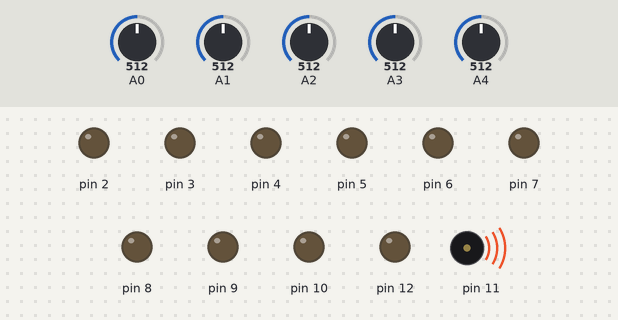
Bench run of a sketch on a simulated Arduino Uno, built with avr-gcc and run on an emulated ATmega328P. Parts: output pins drawn as LEDs (lit = HIGH), buzzer (waves = sounding). The test bench sets the inputs (shaded band); at power-on: A0 = 512, A1 = 512, A2 = 512, A3 = 512, A4 = 512.

Above: at 0.1 s.
At 32.5 s:
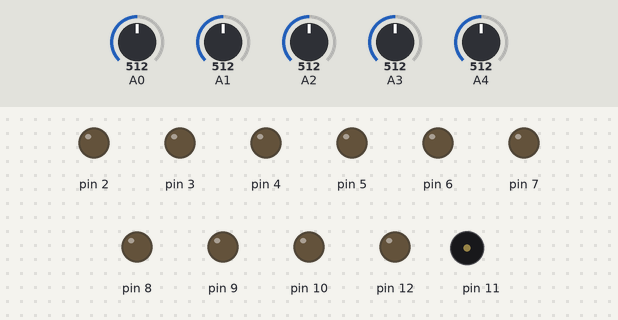
Timing chart, 0 to 34.0 s (numbered marks = the images above):
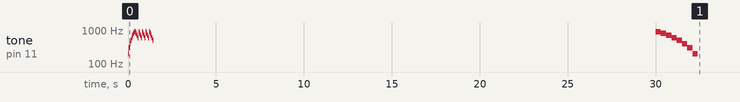

The sketch:

photocell_lights.ino
```cpp
//lights
int purpleLightsOn = 1;
int redLightsOn = 1;
int blueLightsOn = 1;
int greenLightsOn = 1;
int orangeLightsOn = 1;

//blink
int lights = 1;

int roomLight = 250;
long gameTime = 30000;
long startBlinkTime = 2 * gameTime / 3;
int blinkInterval = 200;
long currentMillis;
long previousMillis = startBlinkTime;

//sound
int duration = 50;
int endDuration = 300;


void setup() {
  //sound
  pinMode(11, OUTPUT);

  //purple monster
  pinMode(2, OUTPUT);
  pinMode(3, OUTPUT);

  //red monster
  pinMode(4, OUTPUT);
  pinMode(5, OUTPUT);

  //blue monster
  pinMode(6, OUTPUT);
  pinMode(7, OUTPUT);

  //green monster
  pinMode(8, OUTPUT);
  pinMode(9, OUTPUT);

  //orange monster
  pinMode(10, OUTPUT);
  pinMode(12, OUTPUT);
}

void loop() {
  //game starts!
  if (millis() < startBlinkTime) {

    //start sound
    if (millis() < 400) {
      tone(11, 200, duration);
      delay(duration);
      tone(11, 300, duration);
      delay(duration);
      tone(11, 400, duration);
      delay(duration);
      tone(11, 500, duration);
      delay( duration);
      tone(11, 600, duration);
      delay(duration);
      tone(11, 700, duration);
      delay(duration);
      tone(11, 800, duration);
      delay(duration);
      tone(11, 900, duration);
      delay(duration);
    }


    //purple monster
    int sensorPurple = analogRead(A4);
    if (sensorPurple > roomLight && purpleLightsOn == 1) {
      purpleLightsOn = 0;
      tone(11, 900, duration);
      delay(duration);
      tone(11, 800, duration);
      delay(duration);
      tone(11, 700, duration);
      delay(duration);
      tone(11, 600, duration);
      delay(duration);
      tone(11, 500, duration);
    }
    digitalWrite(2, purpleLightsOn);
    digitalWrite(3, purpleLightsOn);


    //red monster
    int sensorRed = analogRead(A3);
    if (sensorRed > roomLight && redLightsOn == 1) {
      redLightsOn = 0;
      tone(11, 900, duration);
      delay(duration);
      tone(11, 800, duration);
      delay(duration);
      tone(11, 700, duration);
      delay(duration);
      tone(11, 600, duration);
      delay(duration);
      tone(11, 500, duration);
    }
    digitalWrite(4, redLightsOn);
    digitalWrite(5, redLightsOn);


    //blue monster
    int sensorBlue = analogRead(A2);
    if (sensorBlue > roomLight && blueLightsOn == 1) {
      blueLightsOn = 0;
      tone(11, 900, duration);
      delay(duration);
      tone(11, 800, duration);
      delay(duration);
      tone(11, 700, duration);
      delay(duration);
      tone(11, 600, duration);
      delay(duration);
      tone(11, 500, duration);
    }
    digitalWrite(6, blueLightsOn);
    digitalWrite(7, blueLightsOn);


    //green monster

    int sensorGreen = analogRead(A1);
    if (sensorGreen > roomLight && greenLightsOn == 1) {
      greenLightsOn = 0;
      tone(11, 900, duration);
      delay(duration);
      tone(11, 800, duration);
      delay(duration);
      tone(11, 700, duration);
      delay(duration);
      tone(11, 600, duration);
      delay(duration);
      tone(11, 500, duration);
    }
    digitalWrite(8, greenLightsOn);
    digitalWrite(9, greenLightsOn);


    //orange monster

    int sensorOrange = analogRead(A0);
    if (sensorOrange > roomLight && orangeLightsOn == 1) {
      orangeLightsOn = 0;
      tone(11, 900, duration);
      delay(duration);
      tone(11, 800, duration);
      delay(duration);
      tone(11, 700, duration);
      delay(duration);
      tone(11, 600, duration);
      delay(duration);
      tone(11, 500, duration);
    }
    digitalWrite(10, orangeLightsOn);
    digitalWrite(12, orangeLightsOn);

  }

  // lights start blinking!
  if (millis() >= startBlinkTime && millis() <= gameTime  ) {
    currentMillis = millis();

    //purple monster
    int sensorPurple = analogRead(A4);
    if (sensorPurple > roomLight && purpleLightsOn == 1) {
      purpleLightsOn = 0;
      tone(11, 900, duration);
      delay(duration);
      tone(11, 800, duration);
      delay(duration);
      tone(11, 700, duration);
      delay(duration);
      tone(11, 600, duration);
      delay(duration);
      tone(11, 500, duration);
      digitalWrite(2, purpleLightsOn);
      digitalWrite(3, purpleLightsOn);
    }


    //red monster
    int sensorRed = analogRead(A3);
    if (sensorRed > roomLight && redLightsOn == 1) {
      redLightsOn = 0;
      tone(11, 900, duration);
      delay(duration);
      tone(11, 800, duration);
      delay(duration);
      tone(11, 700, duration);
      delay(duration);
      tone(11, 600, duration);
      delay(duration);
      tone(11, 500, duration);
      digitalWrite(4, redLightsOn);
      digitalWrite(5, redLightsOn);
    }


    //blue monster
    int sensorBlue = analogRead(A2);
    if (sensorBlue > roomLight && blueLightsOn == 1) {
      blueLightsOn = 0;
      tone(11, 900, duration);
      delay(duration);
      tone(11, 800, duration);
      delay(duration);
      tone(11, 700, duration);
      delay(duration);
      tone(11, 600, duration);
      delay(duration);
      tone(11, 500, duration);
      digitalWrite(6, blueLightsOn);
      digitalWrite(7, blueLightsOn);
    }


    //green monster
    int sensorGreen = analogRead(A1);
    if (sensorGreen > roomLight && greenLightsOn == 1) {
      greenLightsOn = 0;
      tone(11, 900, duration);
      delay(duration);
      tone(11, 800, duration);
      delay(duration);
      tone(11, 700, duration);
      delay(duration);
      tone(11, 600, duration);
      delay(duration);
      tone(11, 500, duration);
      digitalWrite(8, greenLightsOn);
      digitalWrite(9, greenLightsOn);
    }


    //orange monster
    int sensorOrange = analogRead(A0);
    if (sensorOrange > roomLight && orangeLightsOn == 1) {
      orangeLightsOn = 0;
      tone(11, 900, duration);
      delay(duration);
      tone(11, 800, duration);
      delay(duration);
      tone(11, 700, duration);
      delay(duration);
      tone(11, 600, duration);
      delay(duration);
      tone(11, 500, duration);
      digitalWrite(10, orangeLightsOn);
      digitalWrite(12, orangeLightsOn);
    }


    if (currentMillis - previousMillis > blinkInterval ) {
      previousMillis = currentMillis;
      if (lights == 1) {
        lights = 0;
      } else {
        lights = 1;
      }

      //purple lights blink
      if (purpleLightsOn == 1 ) {
        digitalWrite(2, lights);
        digitalWrite(3, lights);
      }


      //red lights blink
      if (redLightsOn == 1 ) {
        digitalWrite(4, lights);
        digitalWrite(5, lights);
      }

      //blue lights blink
      if (blueLightsOn == 1 ) {
        digitalWrite(6, lights);
        digitalWrite(7, lights);
      }

      //green lights blink
      if (greenLightsOn == 1) {
        digitalWrite(8, lights);
        digitalWrite(9, lights);
      }

      //orange lights blink
      if (orangeLightsOn == 1 ) {
        digitalWrite(10, lights);
        digitalWrite(12, lights);
      }
    }
  }


  //game's over!
  if (millis() > gameTime && millis() < gameTime + 2400) {
    digitalWrite(2, LOW);
    digitalWrite(3, LOW);
    digitalWrite(4, LOW);
    digitalWrite(5, LOW);
    digitalWrite(6, LOW);
    digitalWrite(7, LOW);
    digitalWrite(8, LOW);
    digitalWrite(9, LOW);
    digitalWrite(10, LOW);
    digitalWrite(12, LOW);
    tone(11, 900, endDuration);
    delay(endDuration);
    tone(11, 800, endDuration);
    delay(endDuration);
    tone(11, 700, endDuration);
    delay(endDuration);
    tone(11, 600, endDuration);
    delay( endDuration);
    tone(11, 500, endDuration);
    delay( endDuration);
    tone(11, 400, endDuration);
    delay(endDuration);
    tone(11, 300, 6 / 5 * endDuration);
    delay(6 / 5 * endDuration);
    tone(11, 200, 9 / 5 * endDuration);
    delay(9 / 5 * endDuration);
  }
}
```

Measured:
- by itself, tone on pin 11: plays 200 Hz for 0.05 s, 300 Hz for 0.05 s, 400 Hz for 0.05 s, 500 Hz for 0.05 s, 600 Hz for 0.05 s, 700 Hz for 0.05 s … (36 notes in this stretch)
